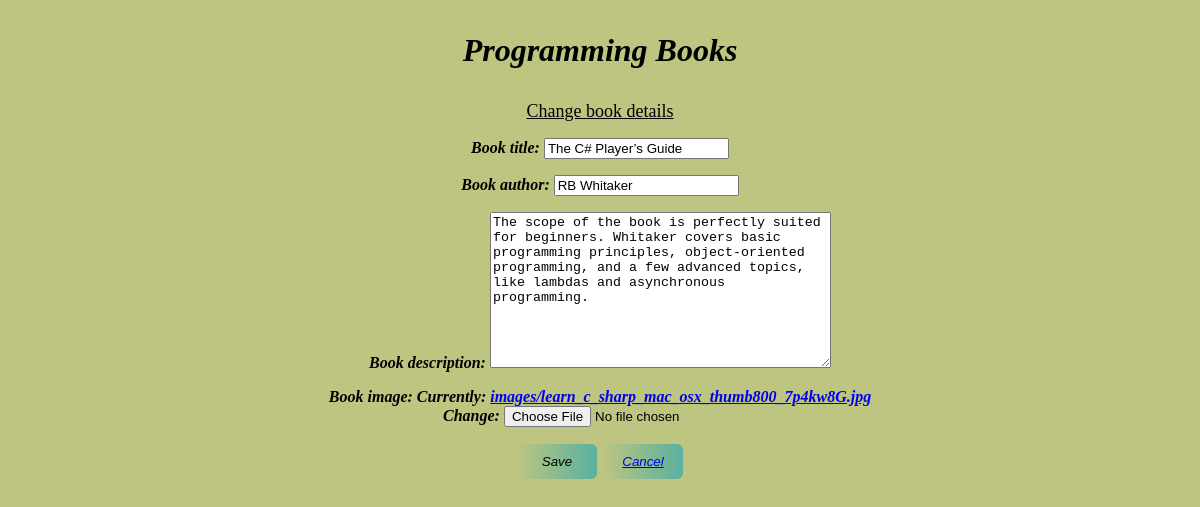
Page /edit/74/ on the committed database.
### books/models.py (models this page shows, shortened)
class Book(models.Model):
	book_title = models.CharField(max_length=100)
	book_author = models.CharField(max_length=50)
	book_description=models.TextField()
	book_image = models.ImageField(default="images/coming_soon.jpg", upload_to='images/')

### books/views.py (the view)
# urls.py: path('edit/<int:id>/', edit_global_view),
def edit_global_view(request, id):
	obj=Book.objects.get(id=id)
	form=BookForm(request.POST or None, request.FILES or None, instance=obj)
	if form.is_valid():
		form.save()
		messages.info(request, "Book details changed!")
		form=BookForm()
	context={
	'context_form': form
	}
	return render(request, 'edit.html', context)

### books/forms.py
class BookForm(forms.ModelForm):
	class Meta:
		model = Book
		fields=[
		'book_title',
		'book_author',
		'book_description',
		'book_image'
		]

### templates/edit.html (shortened to what this page needs)
{% extends 'basic.html' %}
{% block content %}
<!DOCTYPE html>
<html>
<head>
</head>
<body>
<p align="center"><u><font size="4"> Change book details</font></u></p>
<form align="center" method="post" enctype="multipart/form-data" style = "font-family:georgia;font-style:italic;"> {% csrf_token %}
	<b>{{ context_form.as_p }}</b>
	<div class="container1">
	<input type="submit" button class="button" value = "Save">
	<button class="button"><a href="/">Cancel</a></button>
	</div>
</form>
</body>
</html>
{% endblock %}

### templates/edit.html (style rules this page uses)
.button { border: none; font-family: "georgia",sans-serif; font-style:italic; border-radius: 6px; cursor: pointer; margin: 1px; padding: 10px; width: 80px; border-radius: 6px; color: Black; background-size: 200%; background-image: linear-gradient(to left, #BDC581, #58B19F, #BDC581); transition: 0.1s; overflow: hidden; }

### rows in the picture
Book: book_title "The C# Player’s Guide", book_author "RB Whitaker", book_description "The scope of the book is perfectly suited for beginners. Whitaker covers basic programming principles, object-oriented programming, and a few advanced topics, like lambdas and asynchronous programming."
